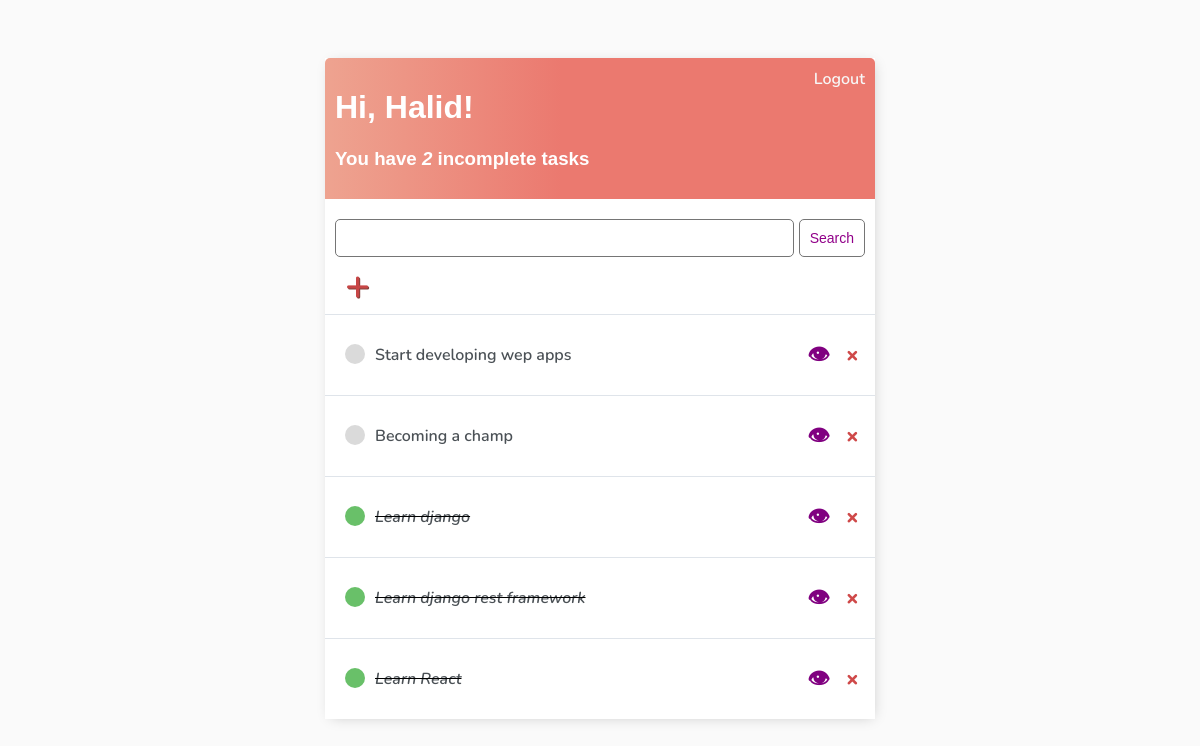
The app's page / (signed in) with its own data.
### tasks/models.py (models this page shows, shortened)
class Task(models.Model):
    user = models.ForeignKey(User, on_delete=models.CASCADE)
    title = models.CharField(max_length=100)
    description = models.TextField(null=True, blank=True)
    task_completed = models.BooleanField(default=False)
    class Meta:
        ordering = ['task_completed']

### tasks/views.py (the view)
# urls.py: path('', TaskList.as_view(), name="tasks"),
class TaskList(LoginRequiredMixin, ListView):
    model = Task
    context_object_name = 'tasks'
    template_name = 'tasks/tasks.html'
    def get_context_data(self, **kwargs):
        context = super().get_context_data(**kwargs)
        context['tasks'] = context['tasks'].filter(user=self.request.user)
        context['incomplete_tasks'] = context['tasks'].filter(
            task_completed=False)
        search_result = self.request.GET.get('search-area') or ''
        if search_result:
            context['tasks'] = context['tasks'].filter(
                title__icontains=search_result)
        context['search_result'] = search_result
        return context

### tasks/templates/tasks/tasks.html (shortened to what this page needs)
{% extends 'tasks/index.html'%}
{% block content %}
<div class="header-bar">
  <div>
    <h1>Hi, {{ request.user|title }}!</h1>
    <h3 class="incomplete-items">You have <i>{{incomplete_tasks.count}}</i> incomplete task{{ incomplete_tasks.count|pluralize:"s" }}</h3>
  </div>
  {% if request.user.is_authenticated %}
  <a href="{% url 'logout' %}">Logout</a>
  {% else %}
  <a href="{% url 'login' %}">Login</a>
  {% endif %}
</div class="search-add-wrapper">
  <form method="GET" class="search-form">
    <input type="text" name="search-area" value="{{ search_result }}">
    <input class="button" type="submit" value="Search">
  </form>
  <a id="add-link" href="{% url 'create-task' %}">&#x2b;</a>
<div class="task-items-wrapper">
  {% for task in tasks %}
    <div class="task-wrapper">
      {% if task.task_completed %}
        <div class="task-title">
          <div class="task-complete-icon"></div>
          <i><s><a href="{% url 'update-task' task.id %}">{{task.title}}</a></s></i>
        </div>
      {% else %}
        <div class="task-title">
          <div class="task-incomplete-icon"></div>
          <a href="{% url 'update-task' task.id %}">{{task.title}}</a>
        </div>
      {% endif %}
      <div id="item-links">
        <a id="delete-link" href="{% url 'delete-task' task.id %}">&#215;</a>
        <a id="view-task-link" href="{% url 'task-details' task.id %}">&#128065;</a>
      </div>
    </div>
  {% empty %}
    <h3>No task found</h3>
  {% endfor %}
</div>
{% endblock content %}

### tasks/static/tasks/styles/base.css (style rules this page uses)
body { background-color: #fafafa; font-family: "Nunito", sans-serif; padding-top: 50px; }
h1, h2, h3, h4, h5, h6 { font-family: "Raleway", sans-serif; }
a, p { color: #4b5156; }
a { font-weight: 600; }
input { outline: none; border: none; }
.header-bar { display: flex; justify-content: space-between; color: #fff; padding: 10px; border-radius: 5px 5px 0 0; background: linear-gradient(90deg, #eea390 0%, #eb796f 43%, #eb796f 100%); }
.header-bar a { color: rgb(247, 247, 247); text-decoration: none; }
.task-wrapper { display: flex; align-items: center; justify-content: space-between; background-color: #fff; border-top: 1px solid #dfe4ea; overflow: hidden; }
.task-title { display: flex; padding: 20px; }
.task-title a { text-decoration: none; color: #4b5156; margin-left: 10px; }
.task-complete-icon { height: 20px; width: 20px; background-color: rgb(105, 192, 105); border-radius: 50%; }
.task-incomplete-icon { height: 20px; width: 20px; background-color: rgb(218, 218, 218); border-radius: 50%; }
#delete-link { float: right; text-decoration: none; font-weight: 900; color: #cf4949; font-size: 22px; line-height: 0; padding: 20px 0px; }
#view-task-link { float: right; text-decoration: none; font-weight: 900; color: purple; font-size: 22px; margin-right: 1rem; padding: 20px 0px; }
#item-links { float: right; margin-right: 1rem; text-decoration: none; font-weight: 900; justify-content: space-between; color: #cf4949; font-size: 22px; line-height: 0; padding: 20px 0px; }
#add-link { color: #c74646; text-decoration: none; font-size: 42px; text-shadow: 1px 1px #81413b; margin-left: 20px; }
input[type="text"], input[type="password"], textarea { border: 1px solid #757575; border-radius: 5px; padding: 10px; width: 90%; }
::placeholder { font-weight: 300; opacity: 0.5; }
.button { border: 1px solid #757575; background-color: #fff; color: #910089; padding: 10px; font-size: 14px; border-radius: 5px; cursor: pointer; text-decoration: none; margin-left: 5px; margin-right: 10px; }
.search-form { margin-top: 20px; display: flex; margin-left: 10px; }

### records on screen
Task: title "Start developing wep apps"
Task: title "Becoming a champ"
Task: title "Learn django"
Task: title "Learn django rest framework"
Task: title "Learn React"

### other values on screen
{{ request.user|title }} "Halid"
{{ incomplete_tasks.count }} "2"
